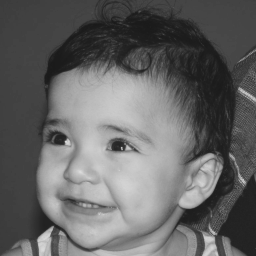
#> input picture PDI-WORK/biel.png, 256 x 256 px
$ python trabalho1-1.py   (Python 2 division)
#> lines starting #> are read from the running program, lines starting #| are printed output that depends on the picture
# Digital Image Processing
# Student: Samuel Amico
# Number: 20180010181
# Exercise 1.2 - biel.png


import numpy as np
import cv2

image = cv2.imread('biel.png')
#> image is the input picture: shape (256, 256, 3); min 26, max 219, mean 100.9

height, width, ch = image.shape
#> height = 256; width = 256; ch = 3
print("height - y: ",height,"width - x: ",width)
#| height - y:  256 width - x:  256

img = image.copy()

# [coord x-(x0:xf), coord y(y0,yf)]

image_A = img[0:height/2,0:width/2]
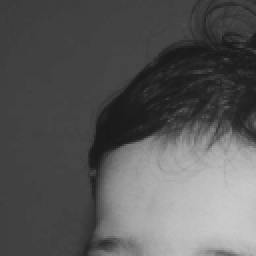
#> image_A: shape (128, 128, 3) (shown 2 times larger); min 26, max 203, mean 87.9
image_B = img[0:width/2,height/2:height]
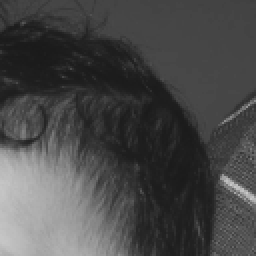
#> image_B: shape (128, 128, 3) (shown 2 times larger); min 26, max 201, mean 72.7
image_C = img[height/2:height,0:width/2]
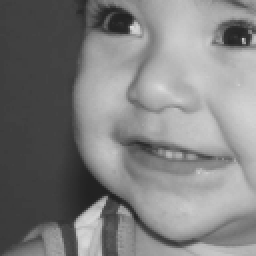
#> image_C: shape (128, 128, 3) (shown 2 times larger); min 32, max 219, mean 127.2
image_D = img[height/2:height,width/2:width]
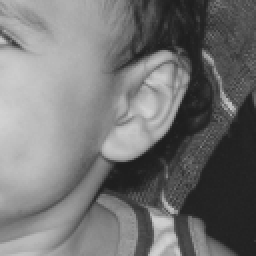
#> image_D: shape (128, 128, 3) (shown 2 times larger); min 29, max 211, mean 115.9

# ROI`s
cv2.imshow("roi A", image_A)
k = cv2.waitKey(0)
#> (key Esc is pressed here)
#cv2.imwrite('roiA.png',image_A)
cv2.imshow("roi B", image_B)
k = cv2.waitKey(0)
#> (key Esc is pressed here)
#cv2.imwrite('roiB.png',image_B)
cv2.imshow("roi C", image_C)
k = cv2.waitKey(0)
#> (key Esc is pressed here)
#cv2.imwrite('roiC.png',image_C)
cv2.imshow("roi D", image_D)
k = cv2.waitKey(0)
#> (key Esc is pressed here)
#cv2.imwrite('roiD.png',image_D)


# 1: B/A & D/C:
image[0:width/2,0:height/2] = image_B
image[0:width/2,height/2:height] = image_A
image[height/2:height,0:width/2] = image_D
image[height/2:height,width/2:width] = image_C

#cv2.imshow("1: B/A & D/C", image)
#k = cv2.waitKey(0)
cv2.destroyAllWindows()

# 2: B/A & C/D:
image[0:width/2,0:height/2] = image_B
image[0:width/2,height/2:height] = image_A
image[height/2:height,0:width/2] = image_C
image[height/2:height,width/2:width] = image_D

#cv2.imshow("2: B/A & C/D", image)
#k = cv2.waitKey(0)
#cv2.destroyAllWindows()

# 3: A/B & D/C:
image[0:width/2,0:height/2] = image_A
image[0:width/2,height/2:height] = image_B
image[height/2:height,0:width/2] = image_D
image[height/2:height,width/2:width] = image_C

#cv2.imshow("3: A/B & D/C", image)
#k = cv2.waitKey(0)
#cv2.destroyAllWindows()

#4: A/B & C/D:
image[0:width/2,0:height/2] = image_A
image[0:width/2,height/2:height] = image_B
image[height/2:height,0:width/2] = image_C
image[height/2:height,width/2:width] = image_D

#cv2.imshow("4: A/B & C/D", image)
#k = cv2.waitKey(0)
#cv2.destroyAllWindows()

#5: C/D & A/B:
image[0:width/2,0:height/2] = image_C
image[0:width/2,height/2:height] = image_D
image[height/2:height,0:width/2] = image_A
image[height/2:height,width/2:width] = image_B

#cv2.imshow("5: A/B & C/D", image)
#k = cv2.waitKey(0)

#cv2.destroyAllWindows()

#6: C/D & B/A:
image[0:width/2,0:height/2] = image_C
image[0:width/2,height/2:height] = image_D
image[height/2:height,0:width/2] = image_B
image[height/2:height,width/2:width] = image_A

#cv2.imshow("6: C/D & A/B", image)
#k = cv2.waitKey(0)
#cv2.destroyAllWindows()

#7: D/C & A/B:
image[0:width/2,0:height/2] = image_D
image[0:width/2,height/2:height] = image_C
image[height/2:height,0:width/2] = image_A
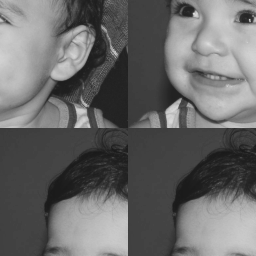
#> image: shape (256, 256, 3); min 26, max 219, mean 104.7
image[height/2:height,width/2:width] = image_B
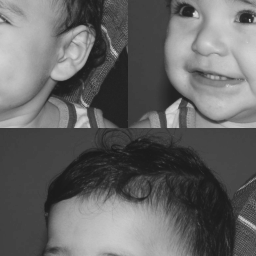
#> image: shape (256, 256, 3); min 26, max 219, mean 100.9

#cv2.imshow("7: D/C & A/B", image)
#k = cv2.waitKey(0)
#cv2.destroyAllWindows()

# 8: D/C & B/A:
image[0:width/2,0:height/2] = image_D
image[0:width/2,height/2:height] = image_C
image[height/2:height,0:width/2] = image_B
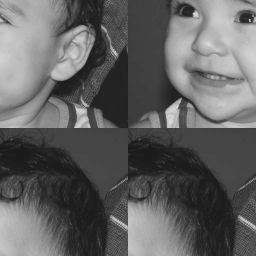
#> image: shape (256, 256, 3); min 26, max 219, mean 97.1
image[height/2:height,width/2:width] = image_A

cv2.imshow("8: D/C & B/A", image)
k = cv2.waitKey(0)
#> (key Esc is pressed here)
#cv2.imwrite('bielmix.png',image)

cv2.destroyAllWindows()
